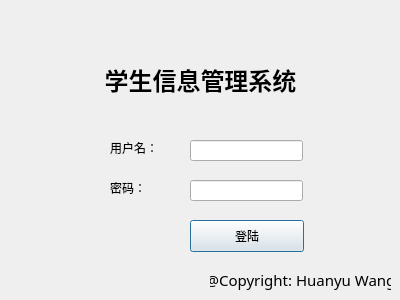
<?xml version="1.0" encoding="UTF-8"?>
<ui version="4.0">
 <class>Login</class>
 <widget class="QDialog" name="Login">
  <property name="geometry">
   <rect>
    <x>0</x>
    <y>0</y>
    <width>400</width>
    <height>300</height>
   </rect>
  </property>
  <property name="windowTitle">
   <string>Dialog</string>
  </property>
  <widget class="QLineEdit" name="account">
   <property name="geometry">
    <rect>
     <x>190</x>
     <y>140</y>
     <width>113</width>
     <height>21</height>
    </rect>
   </property>
  </widget>
  <widget class="QLabel" name="label">
   <property name="geometry">
    <rect>
     <x>110</x>
     <y>140</y>
     <width>59</width>
     <height>16</height>
    </rect>
   </property>
   <property name="text">
    <string>用户名：</string>
   </property>
  </widget>
  <widget class="QLabel" name="label_2">
   <property name="geometry">
    <rect>
     <x>110</x>
     <y>180</y>
     <width>59</width>
     <height>16</height>
    </rect>
   </property>
   <property name="text">
    <string>密码：</string>
   </property>
  </widget>
  <widget class="QLabel" name="label_3">
   <property name="geometry">
    <rect>
     <x>100</x>
     <y>60</y>
     <width>201</width>
     <height>41</height>
    </rect>
   </property>
   <property name="font">
    <font>
     <family>Weibei TC</family>
     <pointsize>18</pointsize>
     <weight>75</weight>
     <italic>false</italic>
     <bold>true</bold>
    </font>
   </property>
   <property name="cursor">
    <cursorShape>ArrowCursor</cursorShape>
   </property>
   <property name="text">
    <string>学生信息管理系统</string>
   </property>
   <property name="textFormat">
    <enum>Qt::RichText</enum>
   </property>
   <property name="alignment">
    <set>Qt::AlignCenter</set>
   </property>
   <property name="textInteractionFlags">
    <set>Qt::LinksAccessibleByMouse</set>
   </property>
  </widget>
  <widget class="QPushButton" name="pushButton">
   <property name="geometry">
    <rect>
     <x>190</x>
     <y>220</y>
     <width>114</width>
     <height>32</height>
    </rect>
   </property>
   <property name="text">
    <string>登陆</string>
   </property>
  </widget>
  <widget class="QLineEdit" name="password">
   <property name="geometry">
    <rect>
     <x>190</x>
     <y>180</y>
     <width>113</width>
     <height>21</height>
    </rect>
   </property>
   <property name="maxLength">
    <number>20</number>
   </property>
   <property name="echoMode">
    <enum>QLineEdit::Password</enum>
   </property>
  </widget>
  <widget class="QLabel" name="label_4">
   <property name="geometry">
    <rect>
     <x>210</x>
     <y>270</y>
     <width>181</width>
     <height>20</height>
    </rect>
   </property>
   <property name="font">
    <font>
     <family>.Al Nile PUA</family>
     <pointsize>11</pointsize>
     <weight>50</weight>
     <bold>false</bold>
    </font>
   </property>
   <property name="cursor">
    <cursorShape>BlankCursor</cursorShape>
   </property>
   <property name="mouseTracking">
    <bool>false</bool>
   </property>
   <property name="text">
    <string>@Copyright: Huanyu Wang</string>
   </property>
   <property name="alignment">
    <set>Qt::AlignCenter</set>
   </property>
  </widget>
 </widget>
 <resources/>
 <connections>
  <connection>
   <sender>pushButton</sender>
   <signal>clicked()</signal>
   <receiver>Login</receiver>
   <slot>on_pushButton_login_clicked()</slot>
   <hints>
    <hint type="sourcelabel">
     <x>280</x>
     <y>252</y>
    </hint>
    <hint type="destinationlabel">
     <x>363</x>
     <y>273</y>
    </hint>
   </hints>
  </connection>
 </connections>
 <slots>
  <signal>signal1()</signal>
  <slot>on_pushButton_login_clicked()</slot>
 </slots>
</ui>
